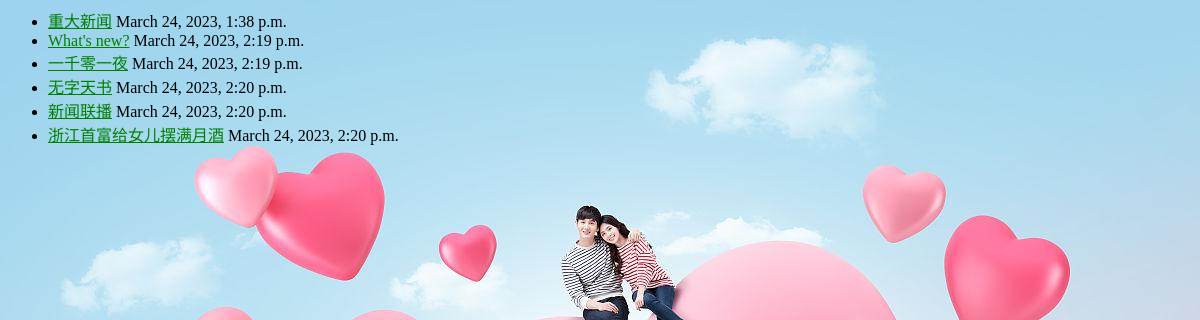
/polls/, run on an earlier commit of the app's database.
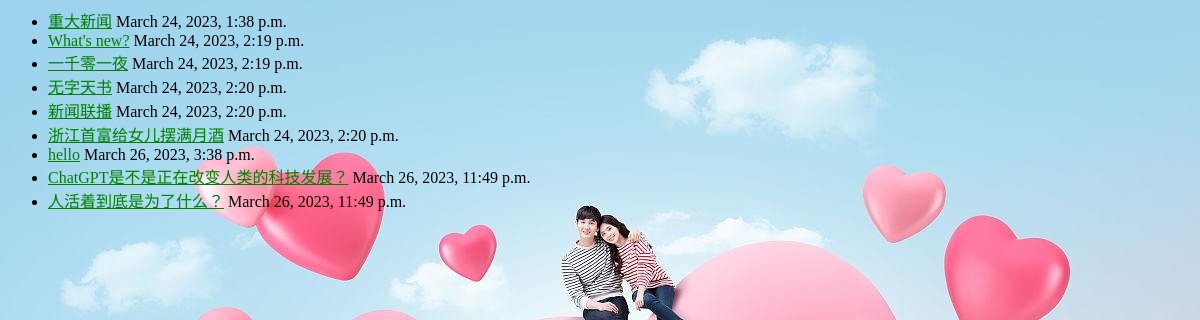
And on a later commit of the database.
### polls/models.py (models this page shows, shortened)
class Question(models.Model):
    question_text = models.CharField('问题',max_length=100)
    pub_date = models.DateTimeField('发布时间')
    def __str__(self):
        return self.question_text

### polls/views.py (the view)
# urls.py: path('',views.index,name='index'),
def index(request):
    q = Question.objects.all()
    context = {'new_list':q}
    return render(request,'polls/index.html',context)

### polls/templates/polls/index.html
{% load static %}
<link rel="stylesheet" href="{% static 'polls/style.css' %}">
{% if new_list %}
    <ul>
        {% for title in new_list %}
        <li><a href="{% url 'polls:detail' title.id %}">{{ title }}</a> {{ title.pub_date }}</li>
        {% endfor %}
    </ul>
{% else %}
<h2>没有新闻</h2>
{% endif %}

### polls/static/polls/style.css (style rules this page uses)
li a { color: green; }

What changed in the data, as far as the page shows it:
added Question: question_text "hello", pub_date "March 26, 2023, 3:38 p.m."
added Question: question_text "ChatGPT是不是正在改变人类的科技发展？", pub_date "March 26, 2023, 11:49 p.m."
added Question: question_text "人活着到底是为了什么？", pub_date "March 26, 2023, 11:49 p.m."
